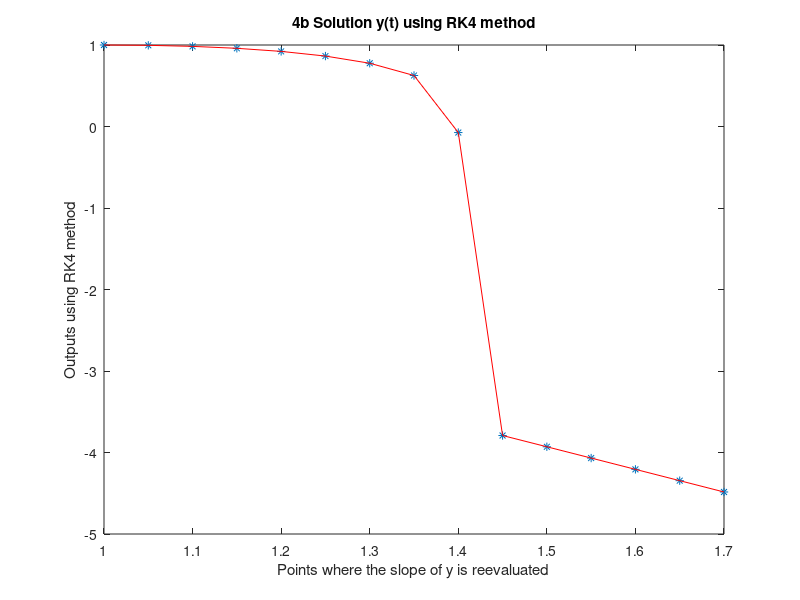

Here is the MATLAB script that generated this plot:
% b. classical 4th order Runge-Kutta
h=0.05;                      % step size
t = 1:h:1.7;                
y = zeros(1,length(t)); 
y(1) = 1;                     % initial condition
f_ty = @(t,y) y/t - t^2/y^2;  

for i=1:(length(t)-1)         % calculation loop
    k1 = f_ty(t(i),y(i));
    k2 = f_ty(t(i)+0.5*h,y(i)+0.5*h*k1);
    k3 = f_ty((t(i)+0.5*h),(y(i)+0.5*h*k2));
    k4 = f_ty((t(i)+h),(y(i)+k3*h));
    phi = (1/6)*(k1+2*k2+2*k3+k4);
    y(i+1) = y(i) + phi*h;  
end
y(length(t))
figure 
plot(t , y , '*', t, y, '-r')
title('4b Solution y(t) using RK4 method')
xlabel('Points where the slope of y is reevaluated')
ylabel('Outputs using RK4 method')
